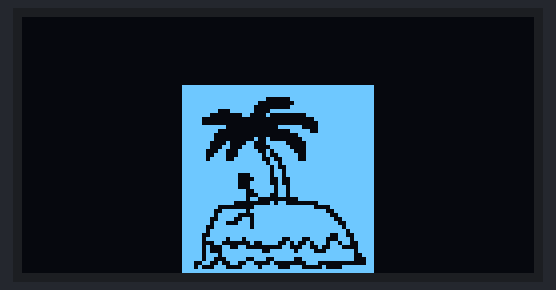
This sketch was run on a simulated Arduino Uno, built with avr-gcc and run on an emulated ATmega328P. Parts: 128×64 one-colour display.

Above: at 2.12 s.
At 2.65 s:
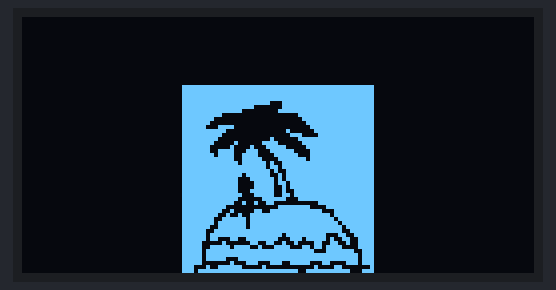

The sketch:

praia_display.ino
```cpp
#include <SPI.h>
#include <Wire.h>
#include <Adafruit_GFX.h>
#include <Adafruit_SSD1306.h>
#include <Fonts/FreeSerif12pt7b.h>

#define x 100

#define SCREEN_WIDTH 128 // OLED display width, in pixels
#define SCREEN_HEIGHT 64 // OLED display height, in pixels

// Declaration for an SSD1306 display connected to I2C (SDA, SCL pins)
#define OLED_RESET     -1 // Reset pin # (or -1 if sharing Arduino reset pin)
Adafruit_SSD1306 display(SCREEN_WIDTH, SCREEN_HEIGHT, &Wire, OLED_RESET);

// Cole aqui <------

// 'frame_0_delay-0', 48x48px
const unsigned char Frame0 [] PROGMEM = {
	0xff, 0xff, 0xff, 0xff, 0xff, 0xff, 0xff, 0xff, 0xff, 0xff, 0xff, 0xff, 0xff, 0xff, 0xff, 0xff,
	0xff, 0xff, 0xff, 0xff, 0xf8, 0x1f, 0xff, 0xff, 0xff, 0xff, 0xe0, 0x0f, 0xff, 0xff, 0xff, 0xff,
	0xc0, 0x1f, 0xff, 0xff, 0xff, 0x8f, 0xc3, 0xff, 0xff, 0xff, 0xfe, 0x01, 0x84, 0x01, 0xff, 0xff,
	0xf8, 0x00, 0x00, 0x00, 0x7f, 0xff, 0xf8, 0x00, 0x00, 0x00, 0x3f, 0xff, 0xff, 0xe0, 0x00, 0xfc,
	0x3f, 0xff, 0xff, 0x80, 0x00, 0x1f, 0x3f, 0xff, 0xff, 0x00, 0x00, 0x07, 0xff, 0xff, 0xff, 0x00,
	0x24, 0x03, 0xff, 0xff, 0xfe, 0x10, 0xc7, 0xc1, 0xff, 0xff, 0xfe, 0x31, 0xc3, 0xe1, 0xff, 0xff,
	0xfc, 0x63, 0xe5, 0xf1, 0xff, 0xff, 0xfc, 0xe3, 0xf4, 0xf9, 0xff, 0xff, 0xfd, 0xe7, 0xf2, 0x79,
	0xff, 0xff, 0xff, 0xff, 0xfb, 0x7f, 0xff, 0xff, 0xff, 0xff, 0xfd, 0x3f, 0xff, 0xff, 0xff, 0xff,
	0xfd, 0xbf, 0xff, 0xff, 0xff, 0xfc, 0x7d, 0xbf, 0xff, 0xff, 0xff, 0xfc, 0x3c, 0x9f, 0xff, 0xff,
	0xff, 0xfc, 0x7c, 0x9f, 0xff, 0xff, 0xff, 0xfc, 0x7e, 0xdf, 0xff, 0xff, 0xff, 0xff, 0x3e, 0xdf,
	0xff, 0xff, 0xff, 0xff, 0x1c, 0xdf, 0xff, 0xff, 0xff, 0xff, 0x60, 0x07, 0xff, 0xff, 0xff, 0xf8,
	0x02, 0xc0, 0x3f, 0xff, 0xff, 0x80, 0x3f, 0xff, 0x87, 0xff, 0xff, 0x3f, 0x7f, 0xff, 0xf3, 0xff,
	0xff, 0x7c, 0x3f, 0xff, 0xf9, 0xff, 0xfe, 0x79, 0xbf, 0xff, 0xfc, 0xff, 0xfe, 0xe3, 0xbf, 0xff,
	0xfe, 0x7f, 0xfc, 0xff, 0xbf, 0xff, 0xff, 0x7f, 0xfd, 0xff, 0xff, 0xff, 0xff, 0xbf, 0xf9, 0xff,
	0xff, 0xff, 0xf9, 0x9f, 0xfb, 0xee, 0xff, 0x9c, 0xf1, 0xdf, 0xf8, 0xc0, 0x4f, 0x29, 0x76, 0xcf,
	0xfa, 0x33, 0x00, 0x63, 0x27, 0x0f, 0xfa, 0x3f, 0xf3, 0xf7, 0x8f, 0xef, 0xfb, 0xbf, 0xff, 0xff,
	0xff, 0xe7, 0xfb, 0x1f, 0x39, 0xf3, 0xff, 0xe3, 0xe6, 0x4c, 0xc2, 0x01, 0xc0, 0x03, 0xe8, 0xe1,
	0xef, 0x1c, 0x10, 0xff, 0xff, 0xff, 0xff, 0xff, 0xff, 0xff, 0xff, 0xff, 0xff, 0xff, 0xff, 0xff
};
// 'frame_1_delay-0', 48x48px
const unsigned char Frame1 [] PROGMEM = {
	0xff, 0xff, 0xff, 0xff, 0xff, 0xff, 0xff, 0xff, 0xff, 0xff, 0xff, 0xff, 0xff, 0xff, 0xff, 0xff,
	0xff, 0xff, 0xff, 0xff, 0xff, 0xff, 0xff, 0xff, 0xff, 0xff, 0xfc, 0x7f, 0xff, 0xff, 0xff, 0xff,
	0xc0, 0x7f, 0xff, 0xff, 0xff, 0xfe, 0x00, 0xff, 0xff, 0xff, 0xff, 0xc0, 0x00, 0x07, 0xff, 0xff,
	0xff, 0x00, 0x00, 0x03, 0xff, 0xff, 0xfe, 0x00, 0x00, 0x01, 0xff, 0xff, 0xfc, 0x78, 0x00, 0x00,
	0xff, 0xff, 0xff, 0xe0, 0x00, 0x20, 0x7f, 0xff, 0xff, 0xc0, 0x00, 0x1c, 0x3f, 0xff, 0xff, 0x80,
	0x02, 0x07, 0xff, 0xff, 0xff, 0x04, 0x0f, 0x03, 0xff, 0xff, 0xfe, 0x08, 0x47, 0xc1, 0xff, 0xff,
	0xfe, 0x78, 0xe3, 0xf0, 0xff, 0xff, 0xff, 0x79, 0xe1, 0xf8, 0xff, 0xff, 0xff, 0xf9, 0xf0, 0xfe,
	0xff, 0xff, 0xff, 0xfd, 0xfa, 0x7f, 0xff, 0xff, 0xff, 0xff, 0xfb, 0x7f, 0xff, 0xff, 0xff, 0xff,
	0xfd, 0x3f, 0xff, 0xff, 0xff, 0xfe, 0xfc, 0xbf, 0xff, 0xff, 0xff, 0xfc, 0x7e, 0xbf, 0xff, 0xff,
	0xff, 0xfc, 0x3e, 0xdf, 0xff, 0xff, 0xff, 0xfc, 0x3e, 0x5f, 0xff, 0xff, 0xff, 0xfc, 0x7e, 0x4f,
	0xff, 0xff, 0xff, 0xfe, 0x3e, 0x6f, 0xff, 0xff, 0xff, 0xfc, 0x0f, 0xc7, 0xff, 0xff, 0xff, 0xf9,
	0x26, 0x00, 0x3f, 0xff, 0xff, 0xe0, 0x00, 0xff, 0x0f, 0xff, 0xff, 0xc8, 0x33, 0xff, 0xe3, 0xff,
	0xff, 0x92, 0x7f, 0xff, 0xfb, 0xff, 0xff, 0x3f, 0x7f, 0xff, 0xfd, 0xff, 0xff, 0x7f, 0x7f, 0xff,
	0xfe, 0xff, 0xfe, 0x7f, 0x7f, 0xff, 0xff, 0x7f, 0xfc, 0xff, 0xff, 0xff, 0xff, 0x3f, 0xfd, 0xff,
	0xff, 0xbf, 0xf1, 0x9f, 0xfd, 0x8c, 0xff, 0x1d, 0xf4, 0xcf, 0xf8, 0x20, 0x66, 0x48, 0x66, 0x4f,
	0xf9, 0xf7, 0x91, 0xe3, 0x6f, 0x0f, 0xfb, 0xff, 0xff, 0xff, 0x8f, 0xe7, 0xfb, 0xff, 0xff, 0xff,
	0xff, 0xf7, 0xfb, 0xe3, 0xff, 0xff, 0xff, 0xf7, 0xf8, 0x08, 0xe3, 0x9f, 0x18, 0x77, 0xe2, 0x7e,
	0x08, 0x00, 0x43, 0x01, 0xef, 0xff, 0xff, 0xf9, 0xff, 0xc7, 0xff, 0xff, 0xff, 0xff, 0xff, 0xff
};
// 'frame_2_delay-0', 48x48px
const unsigned char Frame2 [] PROGMEM = {
	0xff, 0xff, 0xff, 0xff, 0xff, 0xff, 0xff, 0xff, 0xff, 0xff, 0xff, 0xff, 0xff, 0xff, 0xff, 0xff,
	0xff, 0xff, 0xff, 0xff, 0xf3, 0xff, 0xff, 0xff, 0xff, 0xff, 0xc3, 0xff, 0xff, 0xff, 0xff, 0xff,
	0x07, 0xff, 0xff, 0xff, 0xff, 0xff, 0x0f, 0xff, 0xff, 0xff, 0xff, 0xfe, 0x60, 0x0f, 0xff, 0xff,
	0xff, 0x80, 0x00, 0x07, 0xff, 0xff, 0xff, 0x00, 0x00, 0x00, 0x7f, 0xff, 0xff, 0xe0, 0x00, 0x00,
	0x3f, 0xff, 0xff, 0xe0, 0x00, 0x7c, 0x1f, 0xff, 0xff, 0xc0, 0x00, 0x1f, 0x9f, 0xff, 0xff, 0x80,
	0x00, 0x07, 0xcf, 0xff, 0xff, 0x00, 0x02, 0x01, 0xff, 0xff, 0xfe, 0x00, 0x6b, 0x80, 0xff, 0xff,
	0xfe, 0x88, 0xe5, 0xfe, 0xff, 0xff, 0xfe, 0x31, 0xf4, 0xff, 0xff, 0xff, 0xfe, 0x73, 0xf2, 0xff,
	0xff, 0xff, 0xfe, 0xfb, 0xfb, 0x7f, 0xff, 0xff, 0xff, 0xff, 0xfb, 0x3f, 0xff, 0xff, 0xff, 0xfe,
	0x79, 0xbf, 0xff, 0xff, 0xff, 0xfc, 0x3d, 0x9f, 0xff, 0xff, 0xff, 0xfc, 0x3d, 0xdf, 0xff, 0xff,
	0xff, 0xfc, 0x7c, 0xdf, 0xff, 0xff, 0xff, 0xfe, 0xfc, 0xdf, 0xff, 0xff, 0xff, 0xfc, 0x7e, 0xdf,
	0xff, 0xff, 0xff, 0xfc, 0x7e, 0xcf, 0xff, 0xff, 0xff, 0xfb, 0x3e, 0x4f, 0xff, 0xff, 0xff, 0xf0,
	0x00, 0x00, 0x1f, 0xff, 0xff, 0xe0, 0x1f, 0xff, 0xc7, 0xff, 0xff, 0xcf, 0x1f, 0xff, 0xf3, 0xff,
	0xff, 0xb8, 0x7f, 0xff, 0xf9, 0xff, 0xff, 0x26, 0x7f, 0xff, 0xfc, 0xff, 0xfe, 0x7e, 0x7f, 0xff,
	0xfe, 0x7f, 0xfc, 0xfe, 0xff, 0xff, 0xff, 0x5f, 0xfd, 0xff, 0xff, 0xff, 0xff, 0x1f, 0xf9, 0xff,
	0xff, 0xff, 0xf7, 0x9f, 0xfb, 0x9f, 0xff, 0xfd, 0xe1, 0xcf, 0xf8, 0x8e, 0x6e, 0x38, 0xec, 0xcf,
	0xf8, 0x74, 0x06, 0x92, 0x4e, 0x4f, 0xf1, 0x71, 0x90, 0xc7, 0x1f, 0x0f, 0xf1, 0xfb, 0xf9, 0xff,
	0x9f, 0xef, 0xf0, 0x7f, 0xff, 0x9f, 0xcf, 0xef, 0xe1, 0x01, 0xff, 0x07, 0x31, 0xe3, 0xff, 0xcc,
	0x06, 0x70, 0x7c, 0x0f, 0xff, 0xff, 0x70, 0xff, 0xff, 0xff, 0xff, 0xff, 0xff, 0xff, 0xff, 0xff
};

// Array of all bitmaps for convenience. (Total bytes used to store images in PROGMEM = 912)
const int FrameallArray_LEN = 3;
const unsigned char* FrameallArray[3] = {
	Frame0,
	Frame1,
	Frame2
};

void setup() {
  Serial.begin(115200);

  if(!display.begin(SSD1306_SWITCHCAPVCC, 0x3C)) {
    Serial.println(F("SSD1306 allocation failed"));
    for(;;);
  }
  delay(2000); // Pausa por 2 segundos

  // Limpa o display
  display.clearDisplay();

}

void loop() {
  // Desenha um bitmap na tela
  display.drawBitmap(40, 17, Frame0, 48, 48, 1); // Coordenada X, coordenada Y, nome da imagem,
                            // tamanho na coordenada x, tamanho na coordenada y, nome do arquivo bitmap (sempre 1)
  display.display();
  delay(x);
  display.clearDisplay();

  display.drawBitmap(40, 17, Frame1, 48, 48, 1); // Coordenada X, coordenada Y, nome da imagem,
                            // tamanho na coordenada x, tamanho na coordenada y, nome do arquivo bitmap (sempre 1)
  display.display();
  delay(x);
  display.clearDisplay();

  display.drawBitmap(40, 17, Frame2, 48, 48, 1); // Coordenada X, coordenada Y, nome da imagem,
                            // tamanho na coordenada x, tamanho na coordenada y, nome do arquivo bitmap (sempre 1)
  display.display();
  delay(x);
  display.clearDisplay();


}
```
